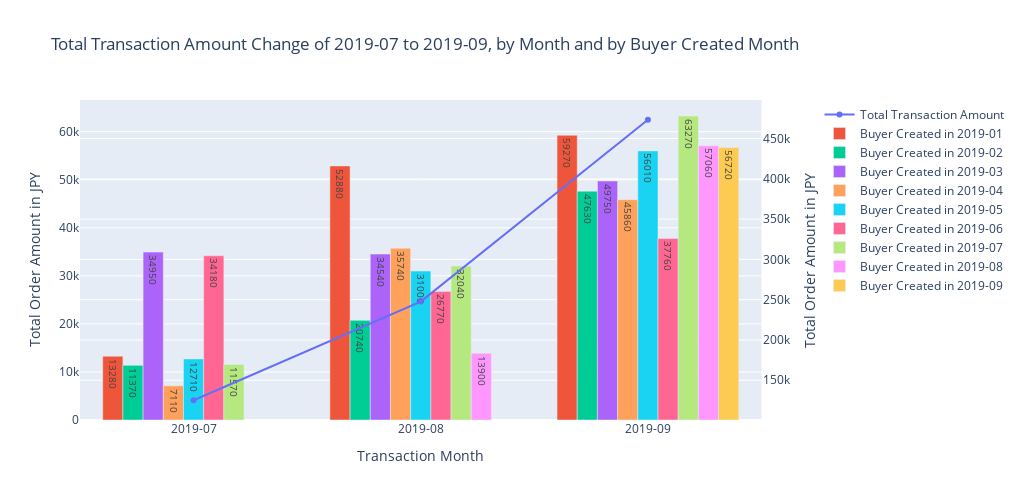

The code cell stored with this chart in its notebook:
### Code cell
fig = make_subplots(specs=[[{"secondary_y": True}]])

fig.add_trace(go.Scatter(x=df3['transactions_month'], 
                         y=df3['Amount'], 
                         name='Total Transaction Amount',
                         mode='lines+markers'), secondary_y=True)

fig.add_trace(go.Bar(name='Buyer Created in 2019-01', 
             x=dff.query('buyer_created_month == "2019-01"')['transactions_month'], 
             y=dff.query('buyer_created_month == "2019-01"')['Amount'],
             text=dff.query('buyer_created_month == "2019-01"')['Amount'],
             textposition='auto'), secondary_y=False)
fig.add_trace(go.Bar(name='Buyer Created in 2019-02', 
             x=dff.query('buyer_created_month == "2019-02"')['transactions_month'], 
             y=dff.query('buyer_created_month == "2019-02"')['Amount'],
             text=dff.query('buyer_created_month == "2019-02"')['Amount'],
             textposition='auto'), secondary_y=False)
fig.add_trace(go.Bar(name='Buyer Created in 2019-03', 
             x=dff.query('buyer_created_month == "2019-03"')['transactions_month'], 
             y=dff.query('buyer_created_month == "2019-03"')['Amount'],
             text=dff.query('buyer_created_month == "2019-03"')['Amount'],
             textposition='auto'), secondary_y=False)
fig.add_trace(go.Bar(name='Buyer Created in 2019-04', 
             x=dff.query('buyer_created_month == "2019-04"')['transactions_month'], 
             y=dff.query('buyer_created_month == "2019-04"')['Amount'],
             text=dff.query('buyer_created_month == "2019-04"')['Amount'],
             textposition='auto'), secondary_y=False)
fig.add_trace(go.Bar(name='Buyer Created in 2019-05', 
             x=dff.query('buyer_created_month == "2019-05"')['transactions_month'], 
             y=dff.query('buyer_created_month == "2019-05"')['Amount'],
             text=dff.query('buyer_created_month == "2019-05"')['Amount'],
             textposition='auto'), secondary_y=False)
fig.add_trace(go.Bar(name='Buyer Created in 2019-06', 
             x=dff.query('buyer_created_month == "2019-06"')['transactions_month'], 
             y=dff.query('buyer_created_month == "2019-06"')['Amount'],
             text=dff.query('buyer_created_month == "2019-06"')['Amount'],
             textposition='auto'), secondary_y=False)
fig.add_trace(go.Bar(name='Buyer Created in 2019-07', 
             x=dff.query('buyer_created_month == "2019-07"')['transactions_month'], 
             y=dff.query('buyer_created_month == "2019-07"')['Amount'],
             text=dff.query('buyer_created_month == "2019-07"')['Amount'],
             textposition='auto'), secondary_y=False)
fig.add_trace(go.Bar(name='Buyer Created in 2019-08', 
             x=dff.query('buyer_created_month == "2019-08"')['transactions_month'], 
             y=dff.query('buyer_created_month == "2019-08"')['Amount'],
             text=dff.query('buyer_created_month == "2019-08"')['Amount'],
             textposition='auto'), secondary_y=False)
fig.add_trace(go.Bar(name='Buyer Created in 2019-09', 
             x=dff.query('buyer_created_month == "2019-09"')['transactions_month'], 
             y=dff.query('buyer_created_month == "2019-09"')['Amount'],
             text=dff.query('buyer_created_month == "2019-09"')['Amount'],
             textposition='auto'), secondary_y=False)






fig.update_xaxes(title_text='Transaction Month')
fig.update_yaxes(title_text="Total Order Amount in JPY")
fig.update_layout(height=500, width=1020,
    title="Total Transaction Amount Change of 2019-07 to 2019-09, by Month and by Buyer Created Month")

fig.update_layout(xaxis=dict(
                    tickmode = 'array',
                    tickvals = df['month'],
                    ticktext = df['month']))

fig.show()
# pio.write_image(fig, '/Users/zhuoqi/Desktop/fig3.png')

### Figure 1 — Plotly figure (JSON) as saved in the notebook; plotly's stock layout.template omitted (floating-point values rounded to 4 significant figures)
{"data": [{"mode": "lines+markers", "name": "Total Transaction Amount", "type": "scatter", "x": ["2019-07", "2019-08", "2019-09"], "xaxis": "x", "y": [125170, 247610, 473330], "yaxis": "y2"}, {"name": "Buyer Created in 2019-01", "text": [13280, 52880, 59270], "textposition": "auto", "type": "bar", "x": ["2019-07", "2019-08", "2019-09"], "xaxis": "x", "y": [13280, 52880, 59270], "yaxis": "y"}, {"name": "Buyer Created in 2019-02", "text": [11370, 20740, 47630], "textposition": "auto", "type": "bar", "x": ["2019-07", "2019-08", "2019-09"], "xaxis": "x", "y": [11370, 20740, 47630], "yaxis": "y"}, {"name": "Buyer Created in 2019-03", "text": [34950, 34540, 49750], "textposition": "auto", "type": "bar", "x": ["2019-07", "2019-08", "2019-09"], "xaxis": "x", "y": [34950, 34540, 49750], "yaxis": "y"}, {"name": "Buyer Created in 2019-04", "text": [7110, 35740, 45860], "textposition": "auto", "type": "bar", "x": ["2019-07", "2019-08", "2019-09"], "xaxis": "x", "y": [7110, 35740, 45860], "yaxis": "y"}, {"name": "Buyer Created in 2019-05", "text": [12710, 31000, 56010], "textposition": "auto", "type": "bar", "x": ["2019-07", "2019-08", "2019-09"], "xaxis": "x", "y": [12710, 31000, 56010], "yaxis": "y"}, {"name": "Buyer Created in 2019-06", "text": [34180, 26770, 37760], "textposition": "auto", "type": "bar", "x": ["2019-07", "2019-08", "2019-09"], "xaxis": "x", "y": [34180, 26770, 37760], "yaxis": "y"}, {"name": "Buyer Created in 2019-07", "text": [11570, 32040, 63270], "textposition": "auto", "type": "bar", "x": ["2019-07", "2019-08", "2019-09"], "xaxis": "x", "y": [11570, 32040, 63270], "yaxis": "y"}, {"name": "Buyer Created in 2019-08", "text": [13900, 57060], "textposition": "auto", "type": "bar", "x": ["2019-08", "2019-09"], "xaxis": "x", "y": [13900, 57060], "yaxis": "y"}, {"name": "Buyer Created in 2019-09", "text": [56720], "textposition": "auto", "type": "bar", "x": ["2019-09"], "xaxis": "x", "y": [56720], "yaxis": "y"}], "layout": {"height": 500, "title": {"text": "Total Transaction Amount Change of 2019-07 to 2019-09, by Month and by Buyer Created Month"}, "width": 1020, "xaxis": {"anchor": "y", "autorange": true, "domain": [0, 0.94], "range": ["2019-06-15 12:00", "2019-09-16 12:00"], "tickmode": "array", "ticktext": ["2019-03", "2019-04", "2019-04", "2019-04", "2019-05", "2019-05", "2019-05", "2019-06", "2019-06", "2019-06", "2019-07", "2019-07", "2019-07", "2019-08", "2019-08", "2019-08", "2019-09", "2019-09", "2019-09", "2019-10", "2019-10", "2019-10", "2019-11", "2019-11", "2019-11", "2019-12", "2019-12", "2019-12"], "tickvals": ["2019-03", "2019-04", "2019-04", "2019-04", "2019-05", "2019-05", "2019-05", "2019-06", "2019-06", "2019-06", "2019-07", "2019-07", "2019-07", "2019-08", "2019-08", "2019-08", "2019-09", "2019-09", "2019-09", "2019-10", "2019-10", "2019-10", "2019-11", "2019-11", "2019-11", "2019-12", "2019-12", "2019-12"], "title": {"text": "Transaction Month"}, "type": "date"}, "yaxis": {"anchor": "x", "autorange": true, "domain": [0, 1], "range": [0, 66600], "title": {"text": "Total Order Amount in JPY"}, "type": "linear"}, "yaxis2": {"anchor": "x", "autorange": true, "overlaying": "y", "range": [100700.0, 497800.0], "side": "right", "title": {"text": "Total Order Amount in JPY"}, "type": "linear"}}}
